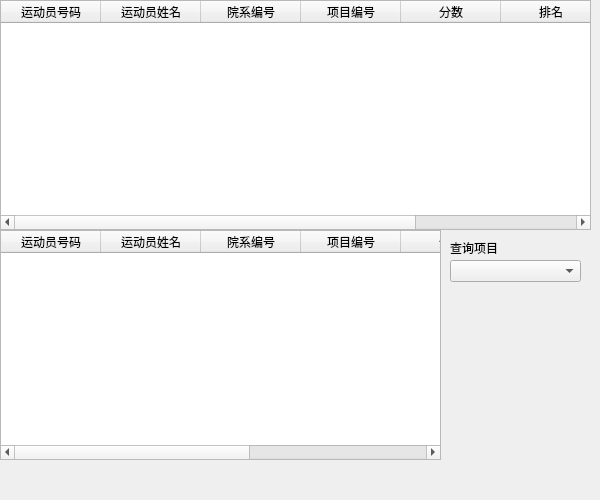
<?xml version="1.0" encoding="UTF-8"?>
<ui version="4.0">
 <class>college_admin_check_results</class>
 <widget class="QWidget" name="college_admin_check_results">
  <property name="geometry">
   <rect>
    <x>0</x>
    <y>0</y>
    <width>600</width>
    <height>500</height>
   </rect>
  </property>
  <property name="windowTitle">
   <string>college_admin_check_results</string>
  </property>
  <widget class="QTableWidget" name="tableWidget_byAthelte">
   <property name="geometry">
    <rect>
     <x>0</x>
     <y>0</y>
     <width>591</width>
     <height>230</height>
    </rect>
   </property>
   <column>
    <property name="text">
     <string>运动员号码</string>
    </property>
   </column>
   <column>
    <property name="text">
     <string>运动员姓名</string>
    </property>
   </column>
   <column>
    <property name="text">
     <string>院系编号</string>
    </property>
   </column>
   <column>
    <property name="text">
     <string>项目编号</string>
    </property>
   </column>
   <column>
    <property name="text">
     <string>分数</string>
    </property>
   </column>
   <column>
    <property name="text">
     <string>排名</string>
    </property>
   </column>
   <column>
    <property name="text">
     <string>状态</string>
    </property>
   </column>
  </widget>
  <widget class="QTableWidget" name="tableWidget_byEvent">
   <property name="geometry">
    <rect>
     <x>0</x>
     <y>230</y>
     <width>441</width>
     <height>230</height>
    </rect>
   </property>
   <column>
    <property name="text">
     <string>运动员号码</string>
    </property>
   </column>
   <column>
    <property name="text">
     <string>运动员姓名</string>
    </property>
   </column>
   <column>
    <property name="text">
     <string>院系编号</string>
    </property>
   </column>
   <column>
    <property name="text">
     <string>项目编号</string>
    </property>
   </column>
   <column>
    <property name="text">
     <string>分数</string>
    </property>
   </column>
   <column>
    <property name="text">
     <string>排名</string>
    </property>
   </column>
   <column>
    <property name="text">
     <string>状态</string>
    </property>
   </column>
  </widget>
  <widget class="QComboBox" name="comboBox">
   <property name="geometry">
    <rect>
     <x>450</x>
     <y>260</y>
     <width>131</width>
     <height>22</height>
    </rect>
   </property>
  </widget>
  <widget class="QLabel" name="label">
   <property name="geometry">
    <rect>
     <x>450</x>
     <y>240</y>
     <width>111</width>
     <height>16</height>
    </rect>
   </property>
   <property name="text">
    <string>查询项目</string>
   </property>
  </widget>
 </widget>
 <resources/>
 <connections>
  <connection>
   <sender>comboBox</sender>
   <signal>activated(int)</signal>
   <receiver>college_admin_check_results</receiver>
   <slot>slot1()</slot>
   <hints>
    <hint type="sourcelabel">
     <x>494</x>
     <y>275</y>
    </hint>
    <hint type="destinationlabel">
     <x>496</x>
     <y>326</y>
    </hint>
   </hints>
  </connection>
 </connections>
 <slots>
  <slot>slot1()</slot>
 </slots>
</ui>
